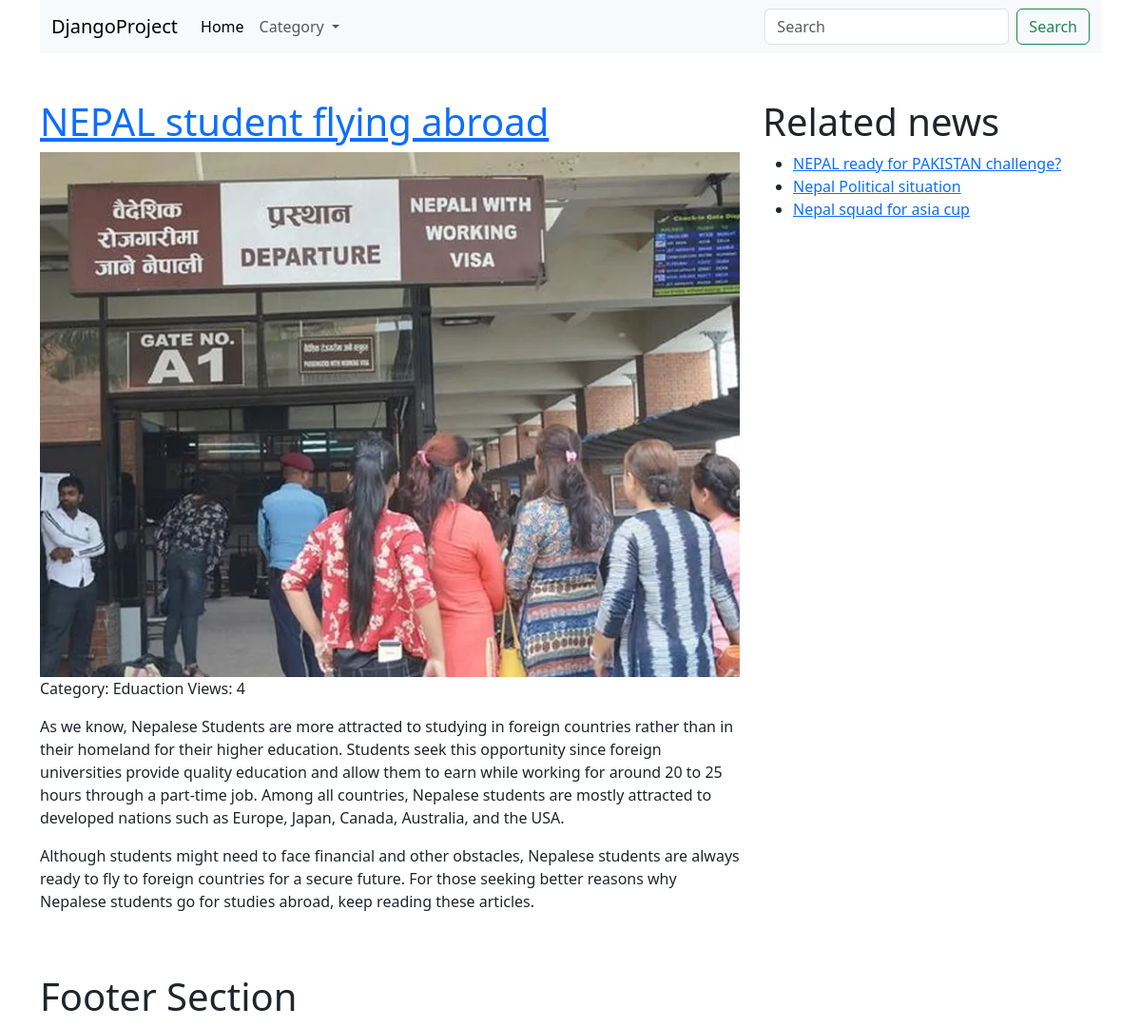
Screenshot of /news/nepal-student-flying-abroad with the database file from the repository.
### blog/models.py (models this page shows, shortened)
class News(models.Model):
    category = models.ForeignKey(Category,on_delete=models.CASCADE)
    created_at = models.DateTimeField(auto_now_add=True)
    updated_at = models.DateTimeField(auto_now=True)
    title = models.CharField(max_length=100,unique=True)
    slug = models.SlugField(max_length=100,unique=True)
    image = models.ImageField(upload_to='news',blank=True)
    description = RichTextField(blank=True,null=True)
    page_views = models.IntegerField(default=0)
    is_banner =  models.IntegerField(default=0)
    class Meta:
        verbose_name_plural = 'News'

class Category(models.Model):
    name = models.CharField(max_length=100,unique=True)
    slug = models.SlugField(max_length=100,unique=True)
    order = models.IntegerField(default=0)
    image = models.ImageField(upload_to='category',blank=True)
    description = RichTextField(blank=True,null=True)

### blog/views.py (the view)
# urls.py: path('news/<slug>',views.news_details,name='news'),
def news_details(request,slug):
    obj = News.objects.get(slug=slug)
    obj.page_views += 1
    obj.save()
    data={
        'newsData': News.objects.get(slug=slug),
        'relatedNews': News.objects.all().exclude(slug=slug)
    }
    return render(request,'news.html',data)

### blog/helper.py (called while the page is built)
def global_data(request):
    data={
        'categoryData':Category.objects.all()
    }
    return data

### blog/templates/news.html (shortened to what this page needs)
{% extends 'layouts.html' %}
{% block content %}
{% load static %}
<div class="row">
    <div class="col-md-8 mt-5">
        <h1><a href="">{{newsData.title}}  </a></h1>
        {% if newsData.image %}
        <img src="{{newsData.image.url}}" class="img-fluid" alt="">
        {% endif %}
        <p>Category: {{newsData.category.name}}
            <span class="float-right">Views: {{newsData.page_views}}</span>
        <p>
           {{newsData.description | safe}}
        </p>
    </div>
    <div class="col-md-4 mt-5">
        <h1>Related news </h1>
        <ul>
            {% for rnews in relatedNews %}
            <li><a href="{% url 'news' rnews.slug %}">{{rnews.title}}</a></li>
            {% endfor %}
        </ul>
    </div>
</div>
{% endblock %}

### rows the page displays
News: title "NEPAL student flying abroad", image (picture), category.name "Eduaction", page_views "4", description "As we know, Nepalese Students are more attracted to studying in foreign countries rather than in their homeland for their higher education. Students seek this opportunity since foreign universities provide quality education and allow them to earn while working for around 20 to 25 hours through a part-time job. Among all countries, Nepalese students are mostly attracted to developed nations such as Europe, Japan, Canada, Australia, and the USA. Although students might need to face financial and other obstacles, Nepalese students are always ready to fly to foreign countries for a secure future. For those seeking better reasons why Nepalese students go for studies abroad, keep reading these…"
News: title "NEPAL ready for PAKISTAN challenge?"
News: title "Nepal Political situation"
News: title "Nepal squad for asia cup"
